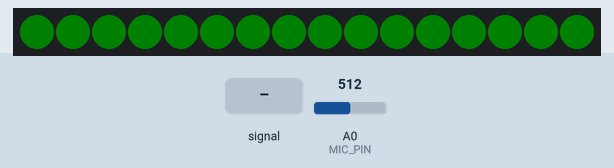
Recording of a sketch running on a simulated ESP8266 (Wemos D1 mini). Parts: 16 RGB LEDs in strip order, left to right. The test bench sets the inputs (shaded band); at power-on: A0 (MIC_PIN) = 512. Dim RGB values are drawn brighter than linear; what the sketch prints to the serial monitor is not drawn.

Above: at 1.2 s.
1.3 s: A0 (MIC_PIN) fed a 2 Hz sine of ±306 counts around its level
At 3.53 s:
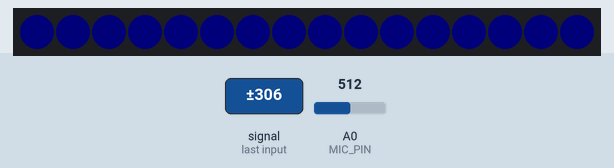
4.3 s: A0 (MIC_PIN) fed a 200 Hz sine of ±81 counts around its level
At 4.6 s:
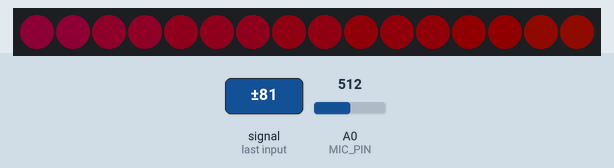
7.1 s: A0 (MIC_PIN) set to 490
At 7.6 s:
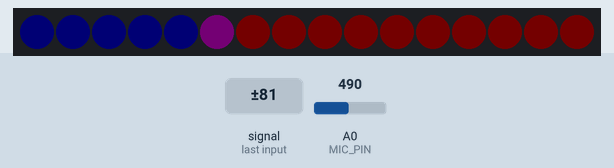
8.8 s: A0 (MIC_PIN) fed a 1000 Hz sine of ±255 counts around its level
At 8.95 s:
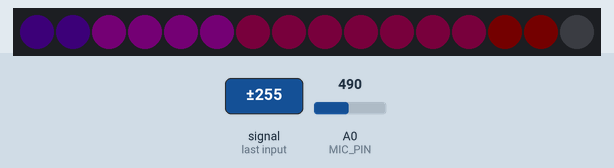
11.8 s: A0 (MIC_PIN) set to 510
At 12.8 s:
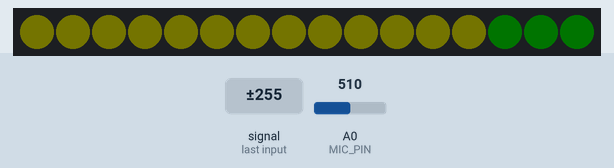
13.5 s: A0 (MIC_PIN) fed a 50 Hz sine of ±306 counts around its level
At 13.65 s:
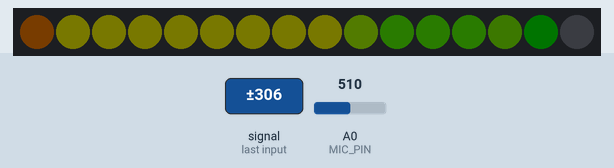
Timing chart, 0 to 16.5 s (numbered marks = the images above; inputs shaded):
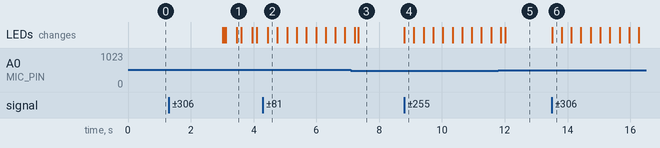

The sketch:

music-reactive.ino
```cpp
/*
 * music-reactive.ino — Beat-Reactive WS2812B Strip for ESP8266 (NodeMCU / Wemos D1 mini)
 * Part of DevilX starter ticket for Kachang Sia (UGIG gig: ESP8266/Arduino build & fix)
 *
 * What it does:
 *   - Samples audio from a MAX4466/MAX9814 electret mic module on A0 (DC-biased, ~1.25V idle)
 *   - Auto-calibrates noise floor in the first 3 seconds (no pot tuning needed)
 *   - Detects beats via adaptive threshold (rolling average + k * stddev)
 *   - Beats trigger a brightness/color pulse; continuous loudness drives base color
 *   - Non-blocking: no delay() in loop; all timing via millis()
 *
 * Wiring (NodeMCU / Wemos D1 mini):
 *   MAX4466  OUT  -> A0
 *   MAX4466  VCC -> 3V3  (quieter than 5V; module has its own rail-noise filter)
 *   MAX4466  GND -> GND
 *   WS2812B  DIN -> D4 (GPIO2) via 330R series resistor
 *   WS2812B  5V  -> 5V (external supply recommended above ~15 LEDs; common GND!)
 *   WS2812B  GND -> GND
 *   OPTIONAL: 1000uF cap across WS2812B 5V/GND at the strip input
 *
 * Serial: 115200 baud. First 3 s = calibration (keep quiet), then live levels print every 500 ms.
 */

#include <ESP8266WiFi.h>   // disable WiFi radio noise + power draw
#include <FastLED.h>

#define LED_PIN     D4      // GPIO2 on NodeMCU/D1 mini
#define NUM_LEDS    16      // starter scale; strip scales cleanly up to 60
#define MIC_PIN     A0
#define LED_TYPE    WS2812B
#define COLOR_ORDER GRB
#define BRIGHTNESS  160     // ~0.8A max on 60 LEDs @5V; 16 LEDs is safe on USB

// ---- Beat detection tuning ----
#define CALIB_MS      3000UL  // noise-floor calibration window
#define BEAT_K        2.2f    // beats fire when level > avg + K*stddev
#define BEAT_COOLDOWN 180UL   // ms between beats (filters ringing)
#define PULSE_DECAY   0.86f   // per-frame pulse energy multiplier
#define FRAME_MS      8UL     // ~125 fps target

CRGB leds[NUM_LEDS];

// rolling statistics
static float  s_avg = 2.0f;    // will be overwritten by calibration
static float  s_std = 0.15f;
static float  s_min = 1023.f, s_max = 0.f;

// beat state
static float       s_pulse   = 0.f;      // decaying pulse energy 0..1+
static uint32_t    s_lastBeat = 0;
static uint32_t    s_frameLast = 0;
static bool        s_calibrating = true;
static uint32_t    s_calStart;
static float       s_calSum = 0.f, s_calSqSum = 0.f;
static uint32_t    s_calN = 0;
static float       s_levelSmooth = 0.f;
static uint8_t     s_hue = 140;        // base hue drifts with loudness

float readMicLevel() {
  // peak-to-peak over a short window = robust loudness proxy
  const int N = 24;
  int mn = 1023, mx = 0;
  for (int i = 0; i < N; i++) {
    int v = analogRead(MIC_PIN);
    if (v < mn) mn = v;
    if (v > mx) mx = v;
    delayMicroseconds(200);
  }
  return (float)(mx - mn);
}

void setup() {
  Serial.begin(115200);
  WiFi.mode(WIFI_OFF);          // RF off: cleaner ADC + lower brownout risk
  WiFi.forceSleepBegin();

  pinMode(LED_PIN, OUTPUT);
  FastLED.addLeds<LED_TYPE, LED_PIN, COLOR_ORDER>(leds, NUM_LEDS);
  FastLED.setBrightness(BRIGHTNESS);

  // boot wipe so dead-pixel testing is possible without sound
  fill_solid(leds, NUM_LEDS, CRGB(0, 8, 0));
  FastLED.show();

  s_calStart = millis();
  Serial.println(F("\n[music-reactive] calibrating noise floor for 3s — keep quiet..."));
}

void loop() {
  uint32_t now = millis();

  // ---- calibration phase ----
  if (s_calibrating) {
    float lvl = readMicLevel();
    s_calSum += lvl; s_calSqSum += lvl * lvl; s_calN++;
    if (lvl < s_min) s_min = lvl;
    if (lvl > s_max) s_max = lvl;
    if (now - s_calStart >= CALIB_MS) {
      s_avg = s_calSum / s_calN;
      float var = s_calSqSum / s_calN - s_avg * s_avg;
      s_std = (var > 0.f) ? sqrtf(var) : 0.05f;
      s_calibrating = false;
      Serial.printf("[music-reactive] calibrated: avg=%.1f std=%.1f min=%.1f max=%.1f\n",
                    s_avg, s_std, s_min, s_max);
    }
    return;
  }

  // ---- frame gate (non-blocking) ----
  if (now - s_frameLast < FRAME_MS) return;
  s_frameLast = now;

  float lvl = readMicLevel();
  s_levelSmooth = 0.7f * s_levelSmooth + 0.3f * lvl;

  // ---- beat detect: level above adaptive threshold ----
  float threshold = s_avg + BEAT_K * s_std + 4.f;   // +4 ADC counts guard
  bool beat = (lvl > threshold) && (now - s_lastBeat > BEAT_COOLDOWN);
  if (beat) {
    s_lastBeat = now;
    float over = (lvl - threshold) / (s_std + 1.f);
    s_pulse = min(1.6f, s_pulse + 0.55f + over * 0.25f);  // harder hits = brighter pop
  }
  s_pulse *= PULSE_DECAY;
  if (s_pulse < 0.02f) s_pulse = 0.f;

  // ---- color: base hue drifts with sustained loudness ----
  float loud = constrain((s_levelSmooth - s_avg) / (3.f * s_std + 1.f), 0.f, 1.f);
  s_hue += (uint8_t)(loud * 3.f);
  uint8_t sat = 255 - (uint8_t)(loud * 60.f);   // louder = whiter

  // ---- render: dim base + beat pulse traveling brightness ----
  uint8_t baseV = 26 + (uint8_t)(loud * 40.f);
  for (uint8_t i = 0; i < NUM_LEDS; i++) {
    float pos = (float)i / (float)(NUM_LEDS - 1);
    float wave = s_pulse * (1.f - 0.35f * pos);           // center-out emphasis
    uint8_t v = baseV + (uint8_t)min(229.f, wave * 229.f);
    leds[i] = CHSV(s_hue + (uint8_t)(pos * 30.f), sat, v);
  }
  FastLED.show();

  // ---- telemetry every 500ms ----
  static uint32_t s_tel = 0;
  if (now - s_tel > 500UL) {
    s_tel = now;
    Serial.printf("lvl=%.0f avg=%.1f thr=%.1f beat=%s pulse=%.2f\n",
                  lvl, s_avg, threshold, beat ? "Y" : "n", s_pulse);
  }

  // ---- slow noise-floor tracking (drift compensation) ----
  static uint32_t s_nf = 0;
  if (now - s_nf > 2000UL && !beat) {
    s_nf = now;
    s_avg = 0.97f * s_avg + 0.03f * lvl;   // EMA only on non-beat frames
  }
}
```

Measured:
- after the input at 1.3 s, the LEDs: first differ from a run without the input after 1.7 s (image 1 shows a later state)
- after the input at 7.1 s, the LEDs: first change after 0.12 s (image 3 shows a later state)
- after the input at 8.8 s, the LEDs: change at once (image 4)
- after the input at 11.8 s, the LEDs: first change after 0.07 s (image 5 shows a later state)
- after the input at 13.5 s, the LEDs: change at once (image 6)
